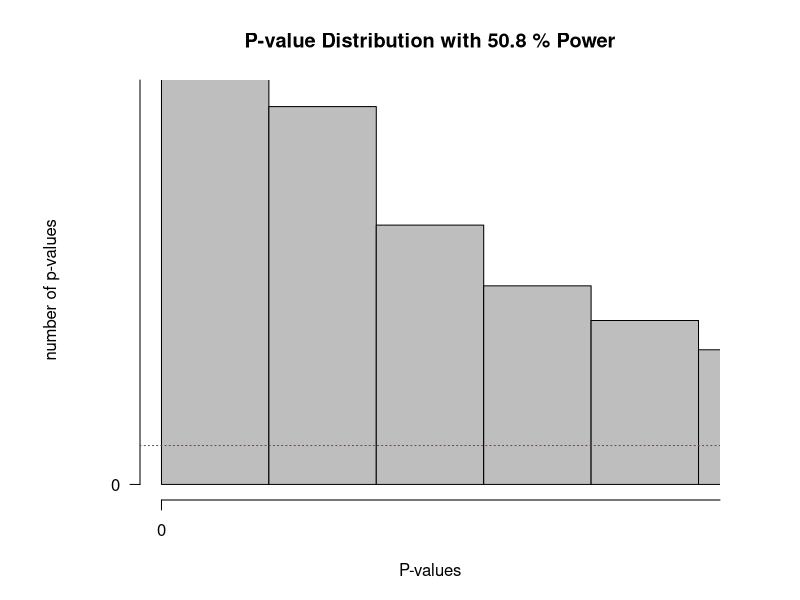

Write R code to recreate this figure.
#Load pwr package to easily calculate the statistical power
if(!require(pwr)){install.packages('pwr')}
library(pwr)
#Disable scientific notation (1.05e10)
options(scipen=999)
#Set number of simulations
nSims <- 100000 #number of simulated experiments

M<-107 #Mean IQ score in the sample (will be compared with 100 in a one-sample t-test)
n<-20 #set sample size
SD<-15 #SD of the simulated data
#With a mean difference of 6, and SD of 15, and a sample size of 26, the test has 50% power)
  
p <-numeric(nSims) #set up empty variable to store all simulated p-values
bars<-100
#Run simulation
for(i in 1:nSims){ #for each simulated experiment
  x<-rnorm(n = n, mean = M, sd = SD) #Simulate data with specified mean, standard deviation, and sample size
  z<-t.test(x, mu=100) #perform the t-test against mu (set to value you want to test against)
  p[i]<-z$p.value #get the p-value and store it
}

#Check power by summing significant p-values and dividing by number of simulations
(sum(p < 0.05)/nSims) #power
#Calculate power formally by power analysis
power<-pwr.t.test(d=(M-100)/SD, n=n,sig.level=0.05,type="one.sample",alternative="two.sided")$power #determines M when power > 0. When power = 0, will set  M = 100.

#Plot figure
#png(file="P-valueDist.png",width=4000,height=3000, , units = "px", res = 500)
op <- par(mar = c(5,7,4,4)) #change white-space around graph
hist(p, breaks=bars, xlab="P-values", ylab="number of p-values\n", axes=FALSE,
     main=paste("P-value Distribution with",round(power*100, digits=1),"% Power"),
     col="grey", xlim=c(0,0.05),  ylim=c(0, 10000))
axis(side=1, at=seq(0,1, 0.1), labels=seq(0,1,0.1))
axis(side=2, at=seq(0,nSims, nSims/4), labels=seq(0,nSims, nSims/4), las=2)
abline(h=nSims/bars, col = "red", lty=3)
#dev.off()

#? Daniel Lakens, 2016. 
# This work is licensed under a Creative Commons Attribution-NonCommercial-ShareAlike 4.0 International License. https://creativecommons.org/licenses/by-nc-sa/4.0/
